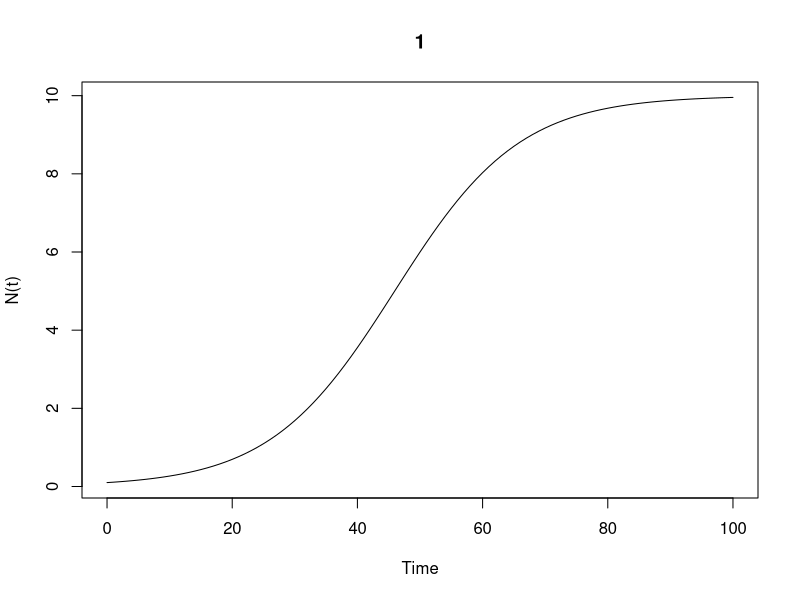

Source code (R):
## Logistic Growth Equation
# dN/dt = r.N(1-(N/k))

# Analytical solution
# N(t) = k.N(0).exp(r.t) / (k + N(0).(exp(r.t) - 1))

library(deSolve)

# Define model function with time, y, parameters

model = function(t, y, para){
  N <- y
  r <- para[1]
  k <- para[2]
  dN <- r * N * (1 - (N/k)) # dN here refers to dN/dt
  list(dN) # function automatically returns dN as a list
}

# Give initial value
y <- 0.1

# Give parameter values - r, k
para <- c(0.1, 10)

# Time range for solution
t <- seq(0, 100, 1)

# Calling ODE function
out <- ode(y = y, times = t, func = model, parms = para)

# Plotting solution
plot(out, xlab = "Time", ylab = "N(t)")

#Print summary
print(out)
